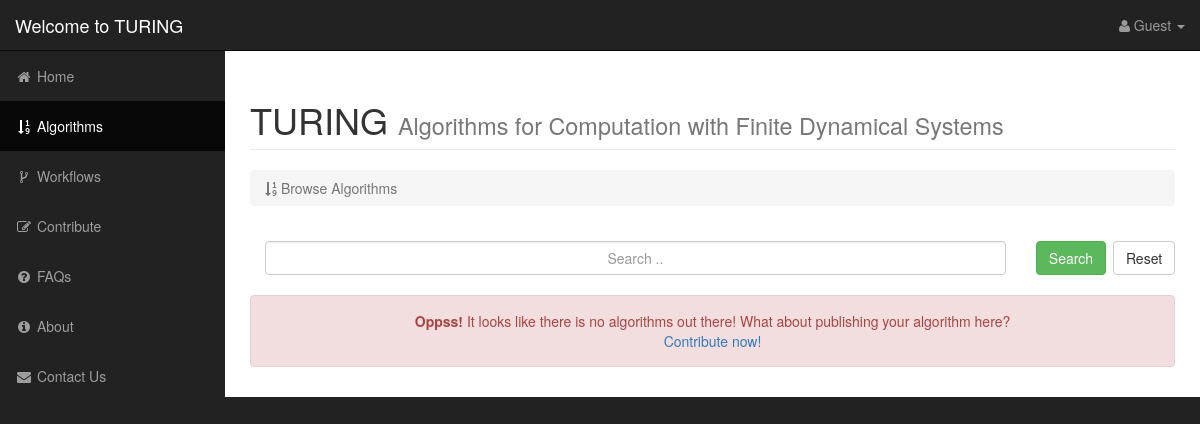
Page /algorithms on the earlier database version.
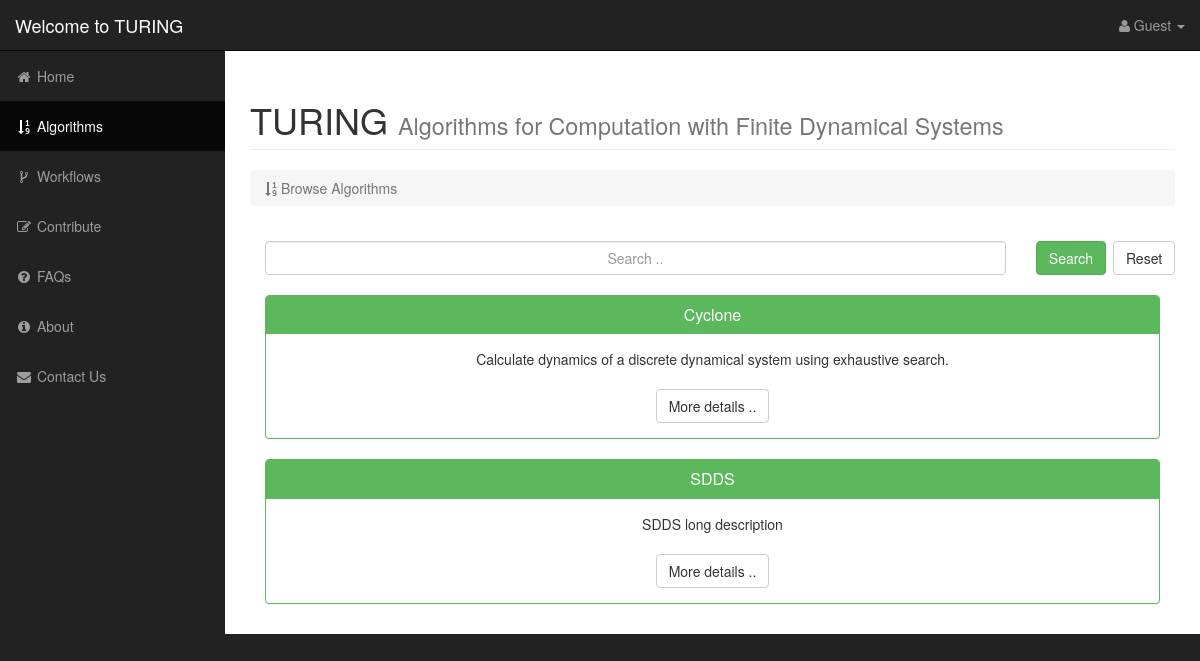
Same page on the later database version.
### public/models.py (models this page shows, shortened)
class Algorithm(models.Model):
    name = models.CharField('Algorithm Name', max_length=200, default='NEW_ALGORITHM')
    versions = models.CharField('Algorithm Versions', max_length=200, default="['latest']")
    new_version = models.CharField('A new version', max_length=10, null=True, blank=True)
    summary = models.CharField('Summary', max_length=200, null=True, blank=True)
    description = models.TextField('Description', null=True, blank=True)
    website = models.URLField('Website', null=True, blank=True)
    docker_image = models.CharField('Docker Image', max_length=50)
    submit_date = models.DateTimeField('Date Submitted', default=timezone.now, blank=True)
    status = models.CharField('Algorithm Availability', max_length=20, default='pending')
    pub_date = models.DateTimeField('Date Published', blank=True, null=True)
    contributor = models.ForeignKey(Contributor, on_delete=models.CASCADE, default=None, null=True)

### public/views.py (the view)
# urls.py: url(r'^algorithms/delete-algorithm/(?P<algorithm_id>[0-9]+)$', views.delete_algorithm, name='delete-algorithm'),
def algorithms(request):
    algorithms_list = Algorithm.objects.filter(status='published')
    context = {
        'algorithms_list': algorithms_list
    }
    if not request.user.is_authenticated():
        return render(request, 'public/algorithms.html', context)
    contributor = get_object_or_404(Contributor, email=request.user.email)
    context['contributor'] = contributor
    return render(request, 'public/algorithms.html', context)

### public/templates/public/algorithms.html (shortened to what this page needs)
<!DOCTYPE html>
<html lang="en">
{% load staticfiles %}
<head>
    <link href="{% static 'public/css/bootstrap.min.css' %}" rel="stylesheet">
    <link href="{% static 'public/css/sb-admin.css' %}" rel="stylesheet">
    <link href="{% static 'public/css/plugins/morris.css' %}" rel="stylesheet">
    <link href="{% static 'public/font-awesome/css/font-awesome.min.css' %}" rel="stylesheet" type="text/css">
    <link href="{% static 'public/fontcustom/fontcustom.css' %}" rel="stylesheet" type="text/css">
</head>
<body>
    <div id="wrapper">
        <nav class="navbar navbar-inverse navbar-fixed-top" role="navigation">
            <div class="navbar-header">
                {% if contributor %}
                    <a class="navbar-brand" href="{% url 'contributor:profile' %}">Hi {{contributor.name}}!</a>
                {% else %}
                    <a class="navbar-brand" href="{% url 'public:home' %}">Welcome to TURING</a>
                {% endif %}
            </div>
            <ul class="nav navbar-right top-nav">
                <li class="dropdown">
                    {% if contributor %}
                        <a href="#" class="dropdown-toggle" data-toggle="dropdown"><i class="fa fa-user"></i> {{contributor.name}} <b class="caret"></b></a>
                        <ul class="dropdown-menu">
                            <li>
                                <a href="{% url 'contributor:profile' %}"><i class="fa fa-fw fa-user"></i> Profile</a>
                            </li>
                            <li class="divider"></li>
                            <li>
                                <a href="{% url 'public:sign-out' %}"><i class="fa fa-fw fa-sign-out"></i> Sign Out</a>
                            </li>
                        </ul>
                    {% else %}
                        <a href="#" class="dropdown-toggle" data-toggle="dropdown"><i class="fa fa-user"></i> Guest <b class="caret"></b></a>
                    {% endif %}
                </li>
            </ul>
            <div class="collapse navbar-collapse navbar-ex1-collapse">
                <ul class="nav navbar-nav side-nav">
                    <li>
                        <a href="{% url 'public:home' %}"><i class="fa fa-fw fa-home"></i> Home</a>
                    </li>
                    <li class="active">
                        <a href="{% url 'public:algorithms' %}"><i class="fa fa-fw fa-sort-numeric-asc"></i> Algorithms</a>
                    </li>
                    <li>
                        <a href="{% url 'public:workflows' %}"><i class="fa fa-fw fa-code-fork"></i> Workflows</a>
                    </li>
                    {% if not contributor %}
                        <li>
                            <a href="{% url 'public:contribute' %}"><i class="fa fa-fw fa-edit"></i> Contribute</a>
                        </li>
                    {% endif %}
                    <li>
                        <a href="{% url 'public:faq' %}"><i class="fa fa-fw fa-question-circle"></i> FAQs</a>
                    </li>
                    <li>
                        <a href="{% url 'public:about' %}"><i class="fa fa-fw fa-info-circle"></i> About</a>
                    </li>
                    <li>
                        <a href="{% url 'public:contact' %}"><i class="fa fa-fw fa-envelope"></i> Contact Us</a>
                    </li>
                </ul>
            </div>
        </nav>
        <div id="page-wrapper">
            <div class="container-fluid">
                <div class="row">
                    <div class="col-lg-12">
                        <h1 class="page-header">
                            TURING <small>Algorithms for Computation with Finite Dynamical Systems</small>
                        </h1>
                        <ol class="breadcrumb">
                            <li class="active">
                                <i class="fa fa-sort-numeric-asc"></i>  Browse Algorithms
                            </li>
                        </ol>
                    </div>
                </div>
                <div class="row">
                    <div class="col-lg-12">
                        <form role="form">
                            <div class="form-group">
                                <div class="col-lg-10">
                                    <input class="form-control" placeholder="Search .." style="text-align:center;">
                                </div>
                                <div class="col-lg-1">
                                    <button type="submit" class="btn btn-success">Search</button>
                                </div>
                                <div class="col-lg-1">
                                    <button type="reset" class="btn btn-default">Reset</button>
                                </div>
                            </div>
                        </form>
                    </div>
                </div>
                <br>
                <div class="row">
                    <div class="col-sm-12">
                        {% if algorithms_list %}
                            {% for algorithm in algorithms_list %}
                                <div class="col-sm-12" style="text-align: center">
                                    <div class="panel panel-green">
                                        <div class="panel-heading">
                                            <h3 class="panel-title">{{algorithm.name}}</h3>
                                        </div>
                                        <div class="panel-body">
                                            {{algorithm.description}}
                                            <br><br>
                                            <a class="btn btn-default" href="{% url 'public:use_algorithm' algorithm.id %}">More details ..</a>
                                        </div>
                                    </div>
                                </div>
                            {% endfor %}
                        {% else %}
                            <div class="alert alert-danger" style="text-align: center">
                                <strong>Oppss!</strong> It looks like there is no algorithms out there!
                                What about publishing your algorithm here?<br> <a href="{% url 'public:contribute' %}">Contribute now!</a>
                            </div>
                        {% endif %}
                    </div>
                </div>
            </div>
        </div>
    </div>
</body>
</html>

### public/static/public/css/sb-admin.css (style rules this page uses)
body { margin-top: 100px; background-color: #222; }
@media (min-width:768px) { body { margin-top: 50px; } }
#wrapper { padding-left: 0; }
#page-wrapper { width: 100%; padding: 0; background-color: #fff; }
@media (min-width:768px) { #wrapper { padding-left: 225px; } }
@media (min-width:768px) { #page-wrapper { padding: 10px; } }
.top-nav { padding: 0 15px; }
.top-nav>li { display: inline-block; float: left; }
.top-nav>li>a { padding-top: 15px; padding-bottom: 15px; line-height: 20px; color: #999; }
@media (min-width:768px) { .side-nav { position: fixed; top: 51px; left: 225px; width: 225px; margin-left: -225px; border: none; border-radius: 0; overflow-y: auto; background-color: #222; bottom: 0; overflow-x: hidden; padding-bottom: 40px; } }
@media (min-width:768px) { .side-nav>li>a { width: 225px; } }
.panel-green { border-color: #5cb85c; }
.panel-green > .panel-heading { border-color: #5cb85c; color: #fff; background-color: #5cb85c; }

Differences in the rows shown:
added Algorithm: name "Cyclone", description "Calculate dynamics of a discrete dynamical system using exhaustive search."
added Algorithm: name "SDDS", description "SDDS long description"
Other differences:
text no longer shown: "Oppss! It looks like there is no algorithms out there! What about publishing your algorithm here? Contribute now!"
